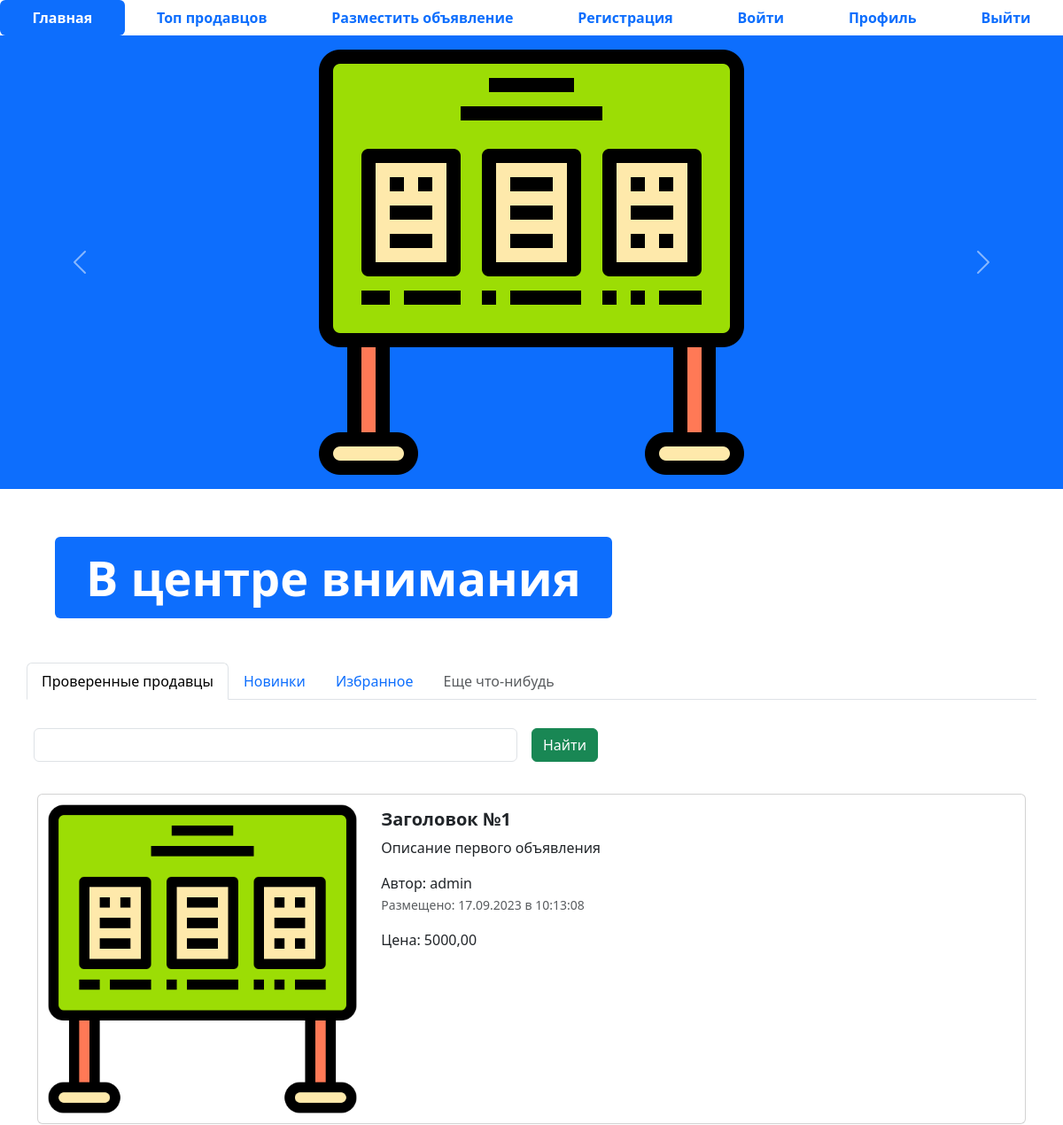
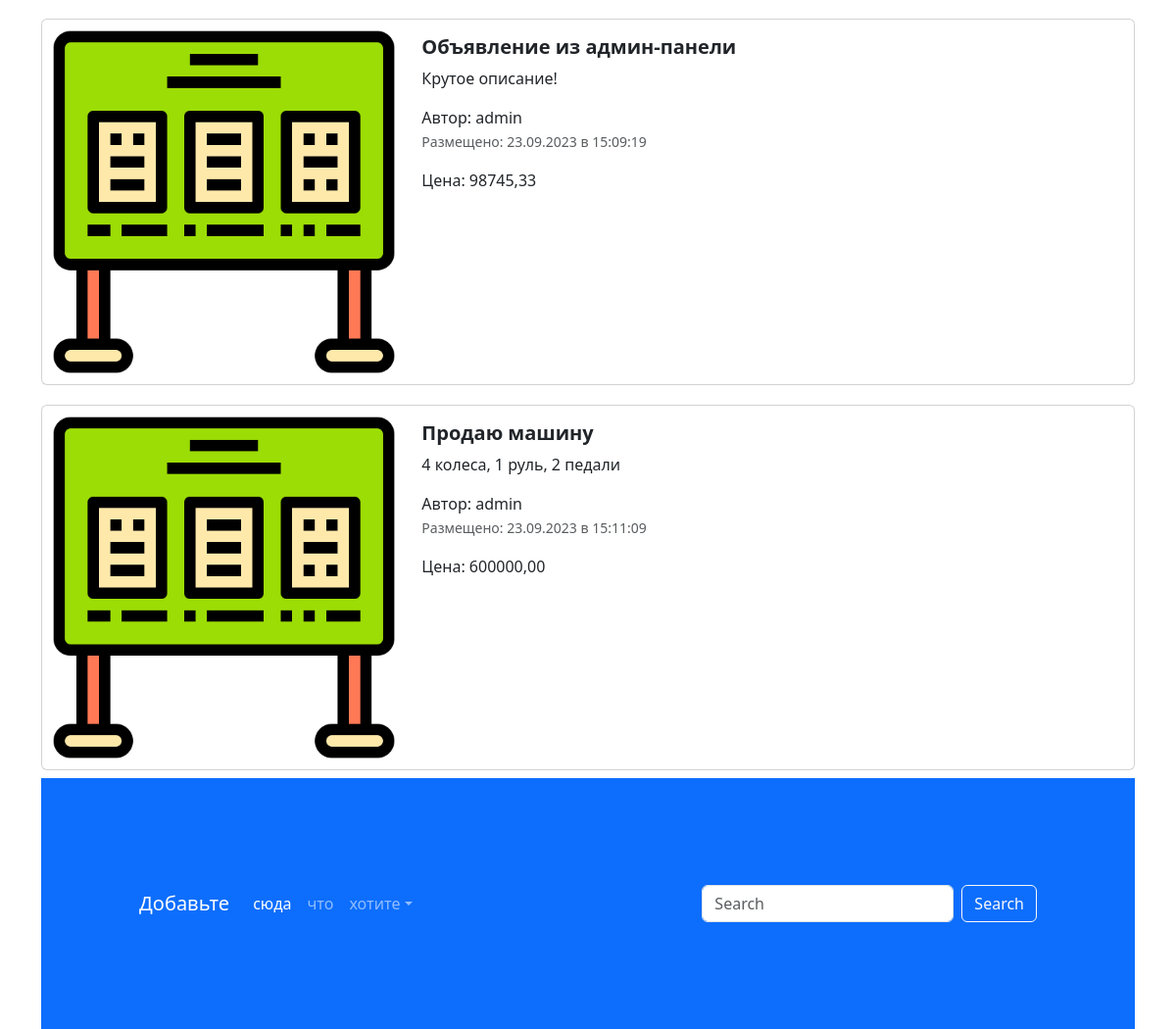
The page / on the database its author committed (2 pictures, top to bottom).
### app_advertisement/models.py (models this page shows, shortened)
class Advertisement(models.Model):
    title = models.CharField('Заголовок', max_length=128)
    description = models.TextField('Описание')
    price = models.DecimalField('Цена', max_digits=10, decimal_places=2)
    auction = models.BooleanField('Торг', help_text='Отьметьте, если торг уместен')
    created_at = models.DateTimeField('Дата и время создания', auto_now_add=True)
    updated_at = models.DateTimeField('Дата и время обновления', auto_now=True)
    user = models.ForeignKey(User, verbose_name='Автор', on_delete=models.CASCADE)
    @admin.display(description='Дата создания')
    def created_date(self):
        if self.created_at.date() == timezone.now().date():
            created_time = self.created_at.strftime('%H:%M:%S')
            return format_html(
                '<span style="color: green; font-weight: bold;">Сегодня в {}</span>', created_time
            )
        return self.created_at.strftime('%d.%m.%Y в %H:%M:%S')
    class Meta:
        db_table = "advertisements"

### app_advertisement/views.py (the view)
# urls.py: path('', index, name='main_page'),
def index(request):
    advertisements = Advertisement.objects.all()  # Список всех объявлений в БД
    context = {'advertisements': advertisements}
    return render(request, 'index.html', context)

### templates/index.html (shortened to what this page needs)
{% extends 'base.html' %}
{% load static %}
{% block content %}
<body>
<ul class="nav nav-pills sticky-top bg-white nav-fill">
  <li class="nav-item">
    <a class="nav-link active" aria-current="page" href="{% url 'main_page' %}">
      <span style="font-weight: bold;">Главная</span>
    </a>
  </li>
  <li class="nav-item">
    <a class="nav-link" href="{% url 'top_sellers' %}"><span style="font-weight: bold;">Топ продавцов</span>
    </a>
  </li>
  <li class="nav-item">
    <a class="nav-link" href="advertisement-post.html">
      <span style="font-weight: bold;">Разместить объявление</span>
    </a>
  </li>
  <li class="nav-item">
    <a class="nav-link" href="register.html">
      <span style="font-weight: bold;">Регистрация</span>
    </a>
  </li>
  <li class="nav-item">
    <a class="nav-link" href="login.html">
      <span style="font-weight: bold;">Войти</span>
    </a>
  </li>
  <li class="nav-item">
    <a class="nav-link" href="profile.html">
      <span style="font-weight: bold;">Профиль</span>
    </a>
  </li>
  <li class="nav-item">
    <a class="nav-link" href="#">
      <span style="font-weight: bold;">Выйти</span>
    </a>
  </li>
</ul>
<div id="carouselExampleControls" class="carousel slide bg-primary" data-bs-ride="carousel">
  <div class="carousel-inner">
    <div class="carousel-item active">
      <img src="{% static 'img/123.png' %}" class="mx-auto d-block w-33" alt="...">
    </div>
  </div>
  <button class="carousel-control-prev" type="button" data-bs-target="#carouselExampleControls" data-bs-slide="prev">
    <span class="carousel-control-prev-icon" aria-hidden="true"></span>
  </button>
  <button class="carousel-control-next" type="button" data-bs-target="#carouselExampleControls" data-bs-slide="next">
    <span class="carousel-control-next-icon" aria-hidden="true"></span>
  </button>
</div>
<div class="container" style="margin: 50px;">
  <div class="display-2">
    <span class="badge bg-primary">В центре внимания</span>
  </div>
</div>
<div class="container">
  <div class="row">
    <ul class="nav nav-tabs bg-white">
      <li class="nav-item">
        <a class="nav-link active" aria-current="page" href="#">Проверенные продавцы</a>
      </li>
      <li class="nav-item">
        <a class="nav-link" href="#">Новинки</a>
      </li>
      <li class="nav-item">
        <a class="nav-link" href="#">Избранное</a>
      </li>
      <li class="nav-item">
        <a class="nav-link disabled" href="#" tabindex="-1" aria-disabled="true">Еще что-нибудь</a>
      </li>
    </ul>
    <form class="row g-3">
      <div class="col-auto w-50">
        <input type="text" class="form-control">
      </div>
      <div class="col-auto">
        <button type="submit" class="btn btn-success mb-3">Найти</button>
      </div>
    </form>
  </div>
  {% for adv in advertisements %}
  <div class="col">
    <div class="card mb-2" style="max-width: 1200px; margin-top: 20px;">
      <div class="row g-0">
        <div class="col-md-4">
          <a href="advertisement.html" class="nav-link">
            <img src="{% static 'img/123.png' %}" class="img-fluid rounded-start" alt="Card title">
          </a>
        </div>
        <div class="col-md-8">
          <div class="card-body">
            <h5 class="card-title">
              <a href="advertisement.html" class="nav-link"><strong>{{ adv.title }}</strong></a>
            </h5>
            <a href="advertisement.html" class="nav-link">
              <p class="card-text">
                {{ adv.description }}
              </p>
              <span>Автор: {{ adv.user }}</span>
              <p class="card-text"><small class="text-muted">Размещено: {{ adv.created_date }}</small></p>
              <span>Цена: {{ adv.price }}</span>
            </a>
          </div>
        </div>
      </div>
    </div>
    {% endfor %}
<footer style="padding: 100px;" class="bg-primary">
  <nav class="navbar navbar-expand-sm navbar-dark">
    <a class="navbar-brand" href="#">Добавьте</a>
    <div class="collapse navbar-collapse" id="collapsibleNavId">
      <ul class="navbar-nav me-auto mt-2 mt-lg-0">
        <li class="nav-item">
          <a class="nav-link active" href="#" aria-current="page">сюда</a>
        </li>
        <li class="nav-item">
          <a class="nav-link" href="#">что</a>
        </li>
        <li class="nav-item dropdown">
          <a class="nav-link dropdown-toggle" href="#" id="dropdownId" data-bs-toggle="dropdown" aria-haspopup="true"
             aria-expanded="false">хотите</a>
        </li>
      </ul>
      <form class="d-flex my-2 my-lg-0">
        <input class="form-control me-sm-2" type="text" placeholder="Search">
        <button class="btn btn-outline-light my-2 my-sm-0" type="submit">Search</button>
      </form>
    </div>
  </nav>
</footer>
{% endblock %}

### templates/base.html (shortened to what this page needs)
{% load static %}
<!DOCTYPE html>
<html lang="en">
<head>
  <link href="{% static 'css/bootstrap.min.css' %}" rel="stylesheet">
  <link rel="stylesheet" href="{% static 'css/fontello.css' %}">
</head>
<body>
    {% block content %}
    {% endblock %}
</body>
</html>

### rows shown on the page
Advertisement: title "Заголовок №1", description "Описание первого объявления", user "admin", created_date "17.09.2023 в 10:13:08", price "5000,00"
Advertisement: title "Объявление из админ-панели", description "Крутое описание!", user "admin", created_date "23.09.2023 в 15:09:19", price "98745,33"
Advertisement: title "Продаю машину", description "4 колеса, 1 руль, 2 педали", user "admin", created_date "23.09.2023 в 15:11:09", price "600000,00"
